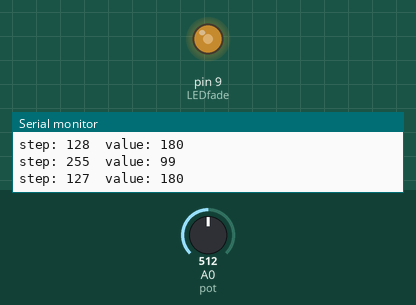
Recording of a sketch running on a simulated Arduino Uno, built with avr-gcc and run on an emulated ATmega328P. Shown: output pins drawn as LEDs (lit = HIGH), the last lines printed to the serial monitor. The inputs (shaded band) are chosen by the test bench; at power-on: A0 (pot) = 512.

Above: at 0.76 s.
1.3 s: A0 (pot) set to 716
At 1.69 s:
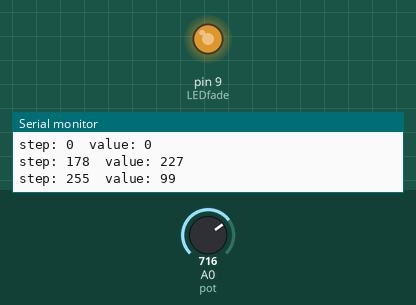
4.3 s: A0 (pot) set to 900
At 5.14 s:
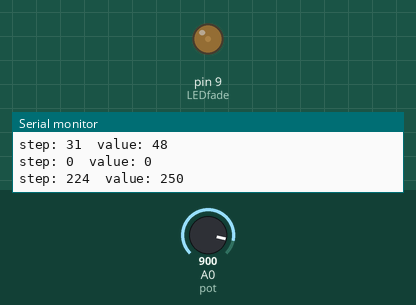
7.3 s: A0 (pot) set to 306
At 7.65 s:
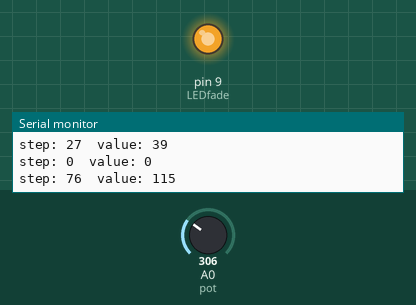
10.3 s: A0 (pot) set to 1023
Timing chart, 0 to 14.3 s (numbered marks = the images above; inputs shaded):
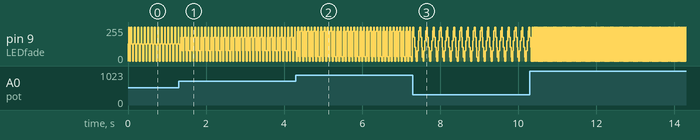

The sketch:

WaveTest.ino
```cpp
#include "wavetable.h";

WaveTable wt;

const int LEDfade =  9;      // the number of the LED pin
const int pot = A0;


// Variables will change:
long previousMillis = 0;        // will store last time LED was updated
int wavStep = 0;
int dir = 1;                    // direction - 1 = UP, 0 = DOWN
int potVal = 0;
int freq = 0;
int MIN = 0;
int MAX = 255;
int i = 0;

const byte sinA [] =
{0, 4, 8, 13, 17, 22, 26, 31, 35, 39, 44, 48, 53, 57, 61, 65,
70, 74, 78, 83, 87, 91, 95, 99, 103, 107, 111, 115, 119, 123,
127, 131, 135, 138, 142, 146, 149, 153, 156, 160, 163, 167,
170, 173, 177, 180, 183, 186, 189, 192, 195, 198, 200, 203,
206, 208, 211, 213, 216, 218, 220, 223, 225, 227, 229, 231,
232, 234, 236, 238, 239, 241, 242, 243, 245, 246, 247, 248,
249, 250, 251, 251, 252, 253, 253, 254, 254, 254, 254, 254, 255};


// the follow variables is a long because the time, measured in miliseconds,
// will quickly become a bigger number than can be stored in an int.
long interval = 10;           // interval at which to blink (milliseconds)

void setup() {
  // set the digital pin as output:
  pinMode(LEDfade, OUTPUT);
  pinMode(pot, INPUT);
  Serial.begin(9600); //For debugging
}

void loop() {
  potVal = analogRead(pot);
  freq = map(potVal, 0, 1023, 1, 255);
  unsigned long currentMillis = micros()/1000;

  if(currentMillis - previousMillis > interval && dir == 1) {
    // save the last time you blinked the LED
    previousMillis = currentMillis;
    i = i + freq;
    if(i >= MAX) {
       i = MAX;
       dir = 0;
    }
    sendValues(i);
  }

  if(currentMillis - previousMillis > interval && dir == 0) {
    // save the last time you blinked the LED
    previousMillis = currentMillis;
    i = i - freq;
    if(i <= MIN) {
       i = MIN;
       dir = 1;
    }
    sendValues(i);
  }
}

void sendValues(int v){

  Serial.print("step: ");
  Serial.print(v);
  Serial.print("\tvalue: ");

  int v2 = map(v, 0, 255, 0, sizeof(sinA));
  Serial.println(sinA[v2]);

  analogWrite(LEDfade, v); // set the LED brightness
}

/*void orig(){
  potVal = analogRead(pot);
  freq = map(potVal, 0, 1023, 1, 255);

  unsigned long currentMillis = micros()/1000;

  if(currentMillis - previousMillis > interval && dir == 1) {
    // save the last time you blinked the LED
    previousMillis = currentMillis;
    i = i + freq;
      if(i >= MAX) {
         i = MAX;
         dir = 0;
         }
    analogWrite(LEDfade, i); // set the LED brightness
    }

  if(currentMillis - previousMillis > interval && dir == 0) {
    // save the last time you blinked the LED
    previousMillis = currentMillis;
    i = i - freq;
      if(i <= MIN) {
         i = MIN;
         dir = 1;
      }
    analogWrite(LEDfade, i); // set the LED brightness
    }

 Serial.println(i);
}*/
```

WaveTable.cpp
```cpp
/*
  WaveTable.cpp - Library for WaveTable lookup.
  Created by Christian Terjesen, April 28, 2018.
  For Adventure Audio LLC use only.
*/

#include "Arduino.h"
#include "WaveTable.h"

WaveTable::WaveTable()
{
}
```

Source omitted: WaveTable.h (23401 bytes)

Measured:
- by itself, pin 9 (LEDfade): repeats every 0.04 s: 0/255 0.02 s, 255/255 0.02 s
